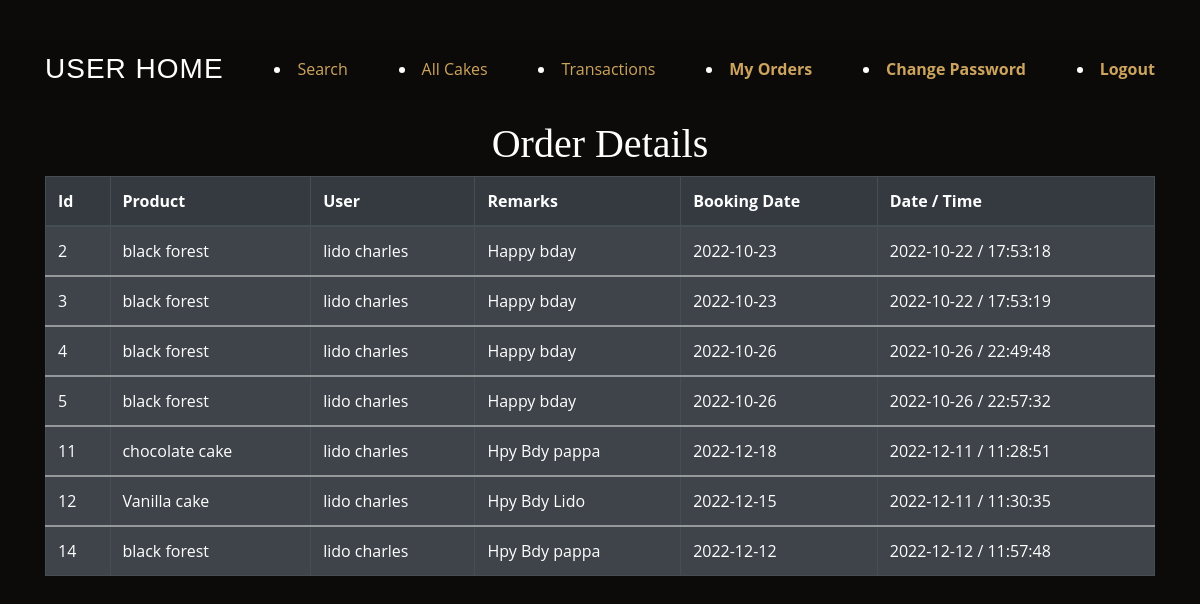
/user_cake_orders_view (signed in), run on the app's committed database.
### myapp/models.py (models this page shows, shortened)
class cake_order(models.Model):
    user_id = models.IntegerField()
    cake_id = models.IntegerField()
    dt  = models.CharField(max_length=50)
    tm  = models.CharField(max_length=50)
    remarks = models.CharField(max_length=50)
    bdt = models.CharField(max_length=50)
    status = models.CharField(max_length=50)

class cake_master(models.Model):
    name  = models.CharField(max_length=50)
    description  = models.CharField(max_length=500)
    qty  = models.CharField(max_length=50)
    price  = models.CharField(max_length=50)
    pic = models.CharField(max_length=500)
    dt = models.CharField(max_length=50)
    tm = models.CharField(max_length=50)
    status = models.CharField(max_length=50)

class user_details(models.Model):
    user_id = models.IntegerField()
    fname = models.CharField(max_length=100)
    lname = models.CharField(max_length=200)
    gender = models.CharField(max_length=25)
    age = models.IntegerField()
    addr = models.CharField(max_length=500)
    pin = models.IntegerField()
    contact = models.IntegerField()
    email = models.CharField(max_length=25)

### myapp/views.py (the view)
# urls.py: path('user_cake_orders_view', views.user_cake_orders_view, name='user_cake_orders_view'),
def user_cake_orders_view(request):
    user_id = request.session['user_id']
    sd_l = cake_master.objects.all()
    suc_l = cake_order.objects.filter(user_id=int(user_id))
    ud_l = user_details.objects.all()
    context = {'cake_list': sd_l, 'order_list': suc_l, 'msg': '', 'user_list': ud_l}
    return render(request, './myapp/user_cake_orders_view.html', context)

### myapp/templates/myapp/user_cake_orders_view.html (shortened to what this page needs)
{% extends 'myapp/user_base.html' %}
{% load static %}
{% block body %}
<br>
<br>
<br>
<br>
<br>
<center>
    <h1>Order Details</h1>
    <div class="container">
    <form role="form" name="frm" action="" method="post">
        <table class="table table-bordered table-striped table-dark">
            <thead class="thead-dark">
            <tr>
                <th> Id </font></th>
                <th><font color="white"> Product </font></th>
                <th><font color="white"> User </font></th>
                <th><font color="white"> Remarks </font></th>
                <th><font color="white"> Booking Date </font></th>
                <th><font color="white"> Date / Time </font></th>
            </tr>
            </thead>
            {% for cs in order_list %}
            <tbody>
            <tr>
                <td><font color="white"> {{ cs.id }} </font></td>
                {% for h in cake_list %}
                    {% if h.id == cs.cake_id %}
					    <td><font color="white"> {{ h.name }} </font></td><font color="white">
				    {% endif %}
			    {% endfor %}
                {% for h in user_list %}
                    {% if h.user_id == cs.user_id %}
					    <td><font color="white"> {{ h.fname }} {{ h.lname }} </font></td>
				    {% endif %}
			    {% endfor %}
                <td><font color="white"> {{ cs.remarks }} </font></td>
                <td><font color="white"> {{ cs.bdt }} </font></td>
                <td><font color="white"> {{ cs.dt }} / {{ cs.tm }} </font></td>
            </tr>
            <tbody>
            {% endfor %}
        </table>
    </form>
    </div>
</center>
{% endblock %}

### myapp/static/myapp/assets/css/style.css (style rules this page uses)
body { font-family: "Open Sans", sans-serif; background: #0c0b09; color: #fff; }
h1, h2, h3, h4, h5, h6 { font-family: "Playfair Display", serif; }

### data on the page
cake_order: id "2", remarks "Happy bday", bdt "2022-10-23", dt "2022-10-22", tm "17:53:18"
cake_master: name "black forest"
user_details: fname "lido", lname "charles"
cake_order: id "3", remarks "Happy bday", bdt "2022-10-23", dt "2022-10-22", tm "17:53:19"
cake_order: id "4", remarks "Happy bday", bdt "2022-10-26", dt "2022-10-26", tm "22:49:48"
cake_order: id "5", remarks "Happy bday", bdt "2022-10-26", dt "2022-10-26", tm "22:57:32"
cake_order: id "11", remarks "Hpy Bdy pappa", bdt "2022-12-18", dt "2022-12-11", tm "11:28:51"
cake_master: name "chocolate cake"
cake_order: id "12", remarks "Hpy Bdy Lido", bdt "2022-12-15", dt "2022-12-11", tm "11:30:35"
cake_master: name "Vanilla cake"
cake_order: id "14", remarks "Hpy Bdy pappa", bdt "2022-12-12", dt "2022-12-12", tm "11:57:48"
